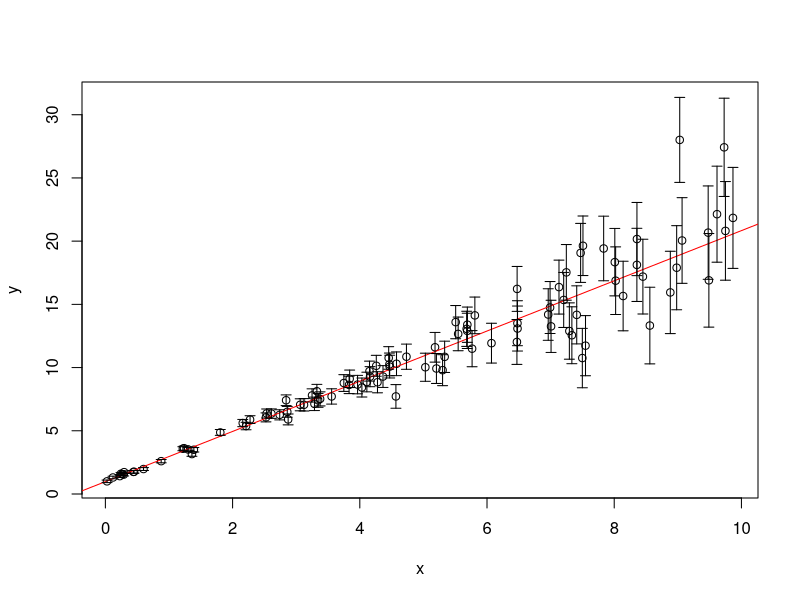
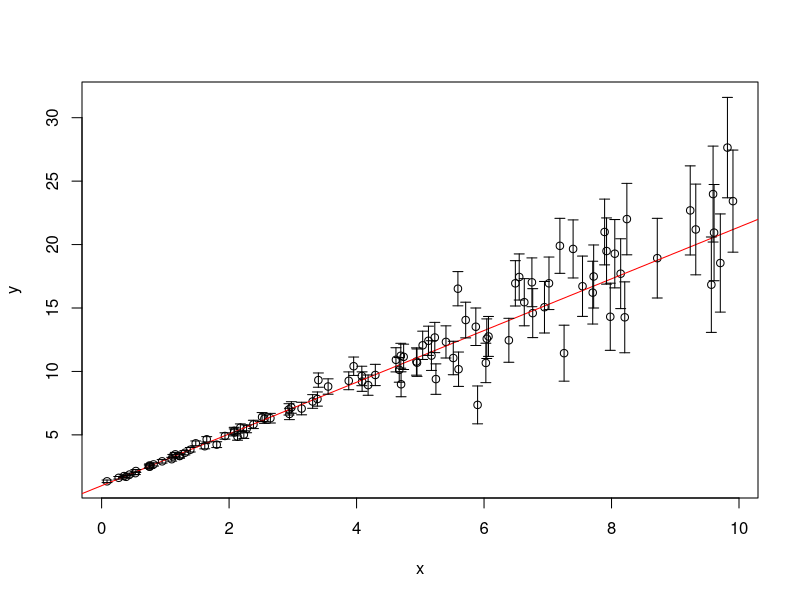

Write the R code that produced these figures, in order.
## ---- chunk 1
generate_y_sigmas = function(x,a,b,m,n){
  
  # SIGMA
  sigma = m + n * x^2
  
  # GAUSSIANA
  y = a + b * x + rnorm(x,0,sigma)
  
  # DATA FRAME
  df = data.frame("y" = y,"sigma" = sigma)
  
  # RETORNAR DATA FRAME
  return(df)
  
}
## ---- chunk 2
generate_y_sigmas_v2 = function(x,a,b,c,m,n){
  
  # SIGMA
  sigma = m + n * x^2
  
  # GAUSSIANA
  y = a + b * x + c * x^2 + rnorm(x,0,sigma)
  
  # DATA FRAME
  df = data.frame("y" = y,"sigma" = sigma)
  
  # RETORNAR DATA FRAME
  return(df)
  
}
## ---- chunk 3
generate_X = function(x,gpoly){
  
  # LA MATRIZ SE INICIA CON 1S
  X = rep(1,length(x))
  
  # SE AGREGAN LOS VALORES DE X ELEVADOS A CADA GRADO
  for(i in 1:gpoly){
    
    # SE ADJUNTAN LOS VALORES A LA MATRIZ
    X = cbind(X,x^i)
    
  }
  
  # SE RETORNA LA MATRIZ
  return(X)
  
}

maxLike = function(x,y,sigma,gpoly){
  
  # CREAR MATRIZ X
  X = generate_X(x,gpoly)
  
  # COVARIANZA Y
  covY = diag(sigma^2)
  
  # MINIMIZAR ML
  param = solve(t(X) %*% solve(covY) %*% X) %*% (t(X) %*% solve(covY)) %*% y
  
  # RETORNAR PARAMETROS
  return(param)
  
}

chiSquared = function(x,theta,y,sigma,gpoly){
  
  # CREAR MATRIZ X
  X = generate_X(x,gpoly)
  
  # CALCULAR Z
  Z = (y - X %*% theta) / sigma
  
  # RETORNAR CHI2
  return(sum(Z^2))
  
}
## ---- chunk 4
# TAMANO DE X
N = 100

# VECTOR X
x = runif(N,0,10)

# PARAMETROS
a = 1
b = 2
m = 0.1
n = 0.04

# GRADO DEL POLINOMIO
g = 1

# NUMERO DE PARAMETROS
M = g + 1

# VECTOR Y Y SIGMA
df = generate_y_sigmas(x,a,b,m,n)
y = df$y
sig = df$sigma

# PARAMETROS
theta = maxLike(x,y,sig,gpoly = g)

# GRAFICA X Y
plot(x,y,ylim = c(min(y - sig),max(y + sig)))
abline(theta[1],theta[2],col = "red") # RECTA DE AJUSTE
arrows(x,y - sig,x,y + sig,length = 0.05,angle = 90,code = 3) # ERRORES

# CHI2
chi2 = chiSquared(x,theta,y,sig,g)

# CONFIDENCE LEVEL
cl = pchisq(chi2,N - M) * 100

# RESPUESTA
sprintf("Chi2 = %f, Rechazamos H0 con un %f%% de confianza",chi2,cl)
## ---- chunk 5
# TAMANO DE X
N = 100

# VECTOR X
x = runif(N,0,10)

# PARAMETROS
a = 1
b = 2
c = 0.01
m = 0.1
n = 0.04

# GRADO DEL POLINOMIO
g = 1

# NUMERO DE PARAMETROS
M = g + 1

# VECTOR Y Y SIGMA
df = generate_y_sigmas_v2(x,a,b,c,m,n)
y = df$y
sig = df$sigma

# PARAMETROS
theta = maxLike(x,y,sig,gpoly = g)

# GRAFICA X Y
plot(x,y,ylim = c(min(y - sig),max(y + sig)))
abline(theta[1],theta[2],col = "red") # RECTA DE AJUSTE
arrows(x,y - sig,x,y + sig,length = 0.05,angle = 90,code = 3) # ERRORES

# CHI2
chi2 = chiSquared(x,theta,y,sig,g)

# CONFIDENCE LEVEL
cl = pchisq(chi2,N - M) * 100

# RESPUESTA
sprintf("Chi2 = %f, Rechazamos H0 con un %f%% de confianza",chi2,cl)
## ---- chunk 6
# TAMANO DE X
N = 100

# VECTOR X
x = runif(N,0,10)

# PARAMETROS
a = 1
b = 2
c = 0.01
m = 0.1
n = 0.04

# GRADO DEL POLINOMIO
g = 1

# NUMERO DE PARAMETROS
M = g + 1

# VECTOR Y Y SIGMA
df = generate_y_sigmas_v2(x,a,b,c,m,n)
y = df$y
sig = df$sigma

# CHI2 PARA POLINOMIO GRADO 1
chi2poly1 = chiSquared(x,maxLike(x,y,sig,gpoly = 1),y,sig,gpoly = 1)

# CHI2 PARA POLINOMIO GRADO 2
chi2poly2 = chiSquared(x,maxLike(x,y,sig,gpoly = 2),y,sig,gpoly = 2)

# q
q = 2 * log(chi2poly1/chi2poly2)

# CL
cl = (1 - pchisq(q,1)) * 100

# RESPUESTA
sprintf("Chi2 = %f, Aceptamos H0 con un %f%% de confianza",chi2,cl)
